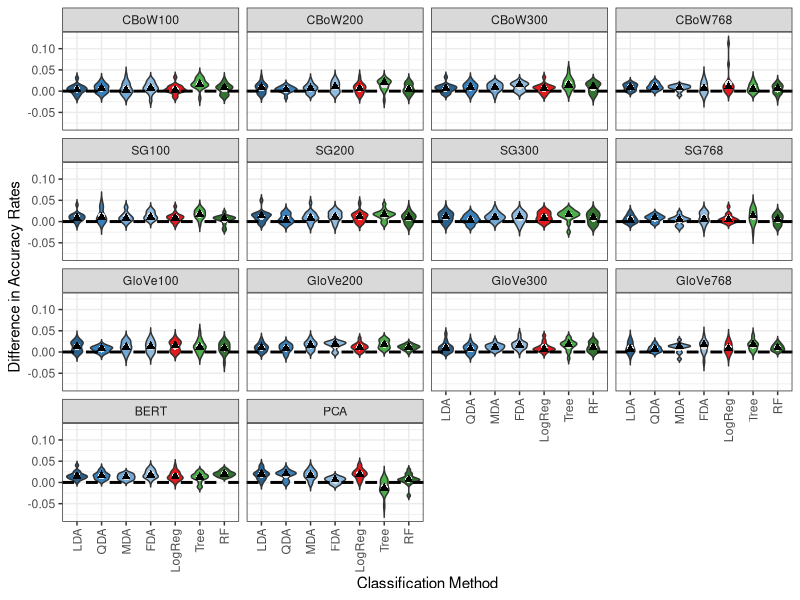
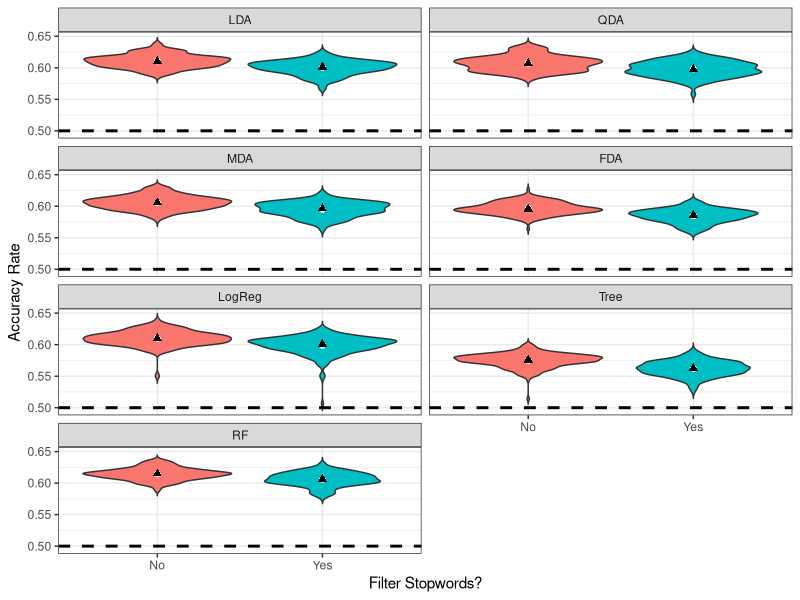
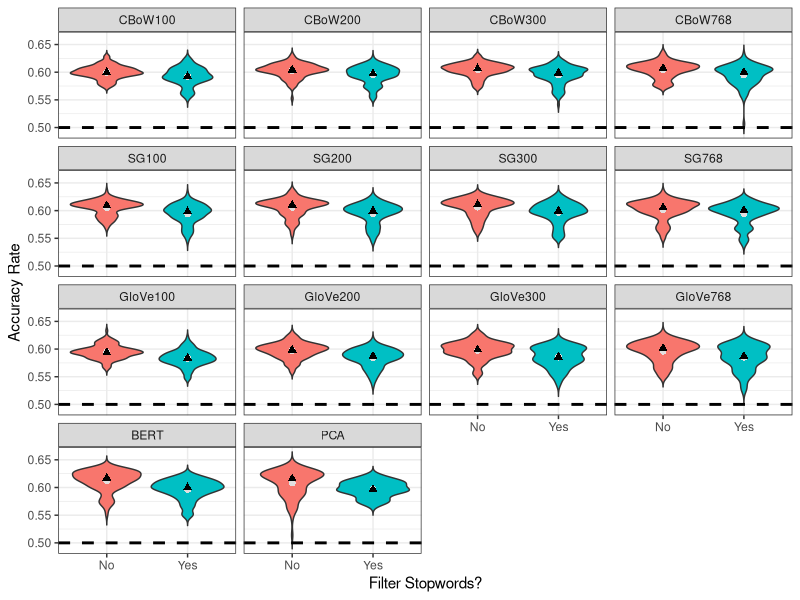
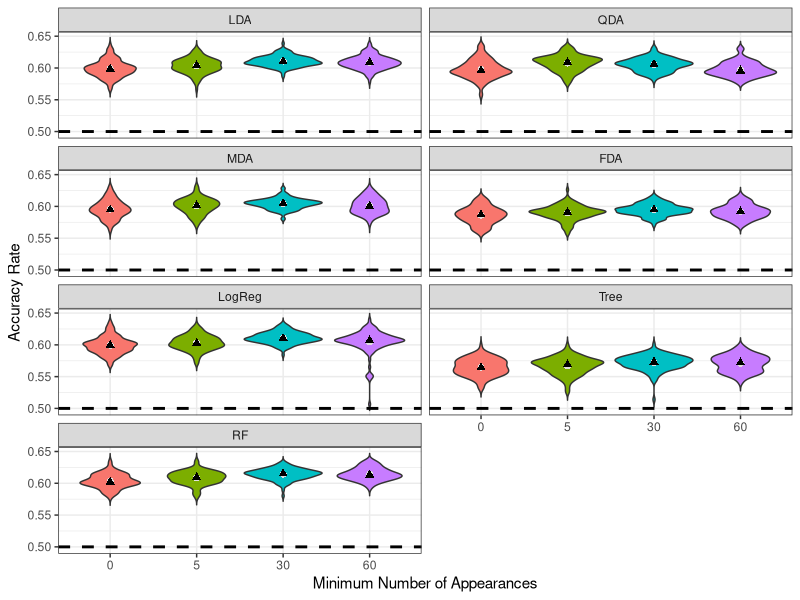
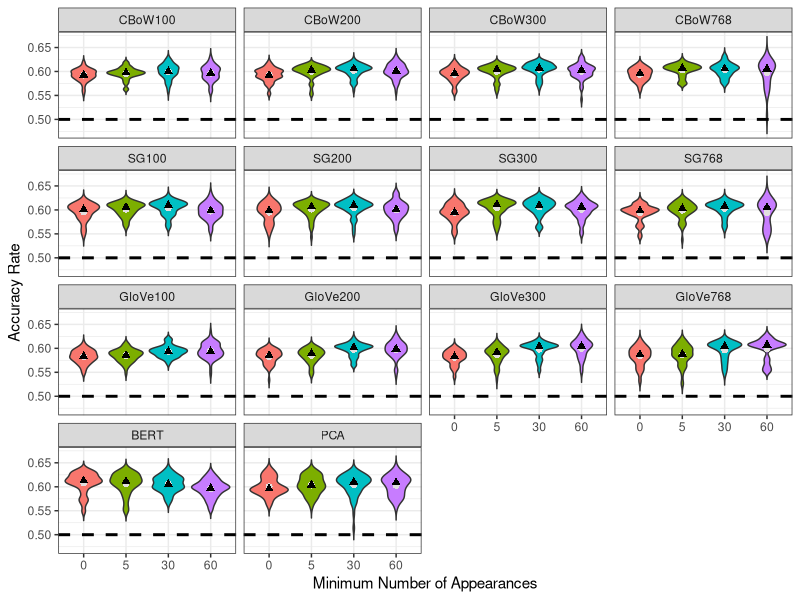
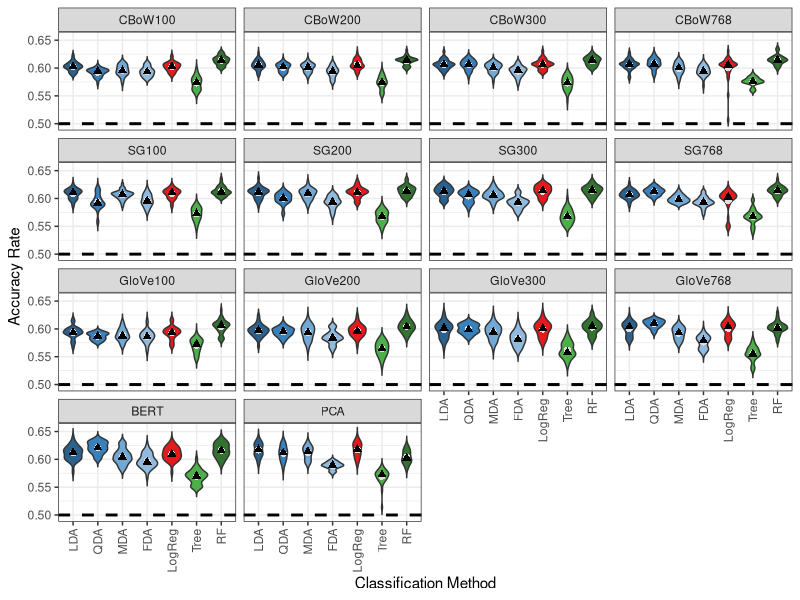
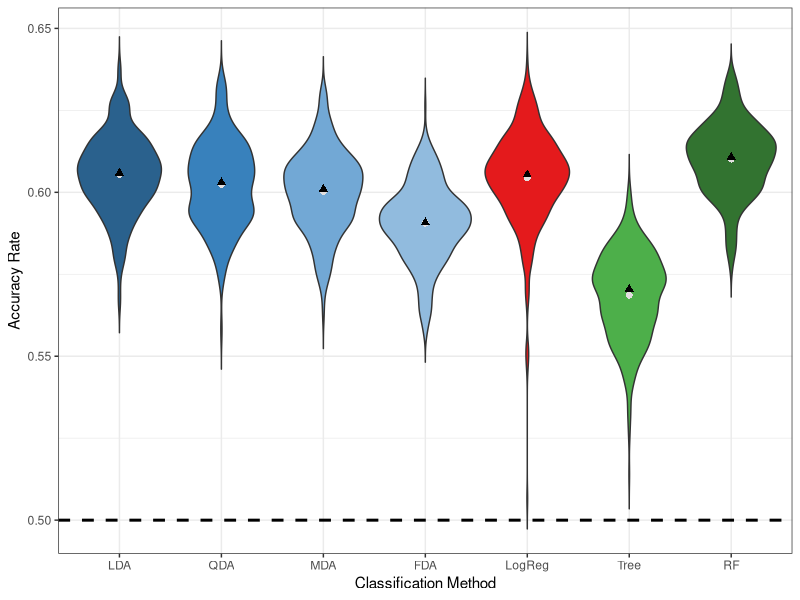
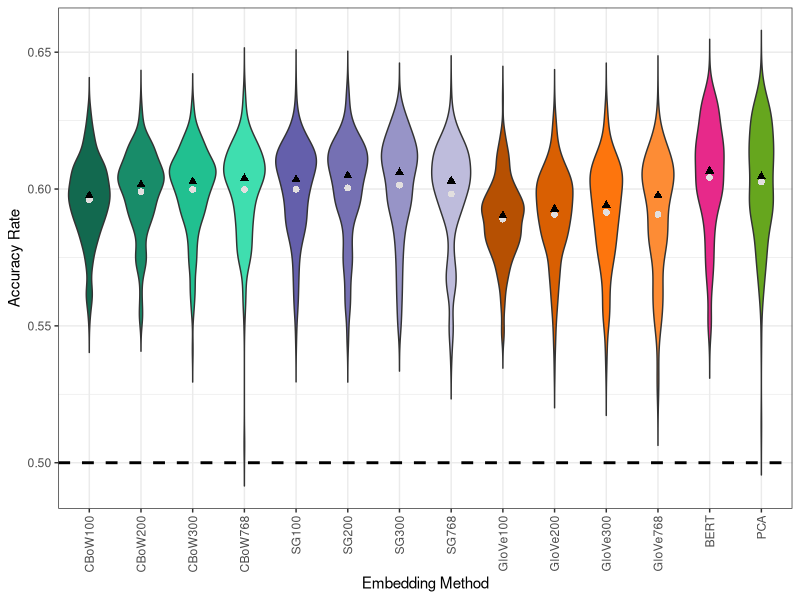

Reproduce these figures in R, in order.
## ---- chunk 1
#| echo: false
#| message: false
#| warning: false
#| cache: true
#| results: markup

library(tidyverse)

data.clean <- read_csv("data/DataCleaningR.csv")

data.filter <- data.clean %>%
  drop_na() %>%
  mutate(FilterMinAppear_F = factor(FilterMinAppear)) %>%
  rename(Sensitivity = Recall) %>%
  filter(EmbeddingMethod != "BagOfWords", EmbeddingMethod != "TF-IDF") %>%
  mutate(ClassificationMethod = str_replace_all(ClassificationMethod, pattern = "LogisticRegression", replacement = "LogReg")) %>%
  mutate(ClassificationMethod = factor(ClassificationMethod, levels = c("LDA","QDA","MDA","FDA","LogReg","Tree","RF")), EmbeddingMethod = factor(EmbeddingMethod, levels = c("CBoW100","CBoW200","CBoW300","CBoW768","SG100","SG200","SG300","SG768","GloVe100","GloVe200","GloVe300","GloVe768","BERT","PCA")))

colrs.emb <- c("#12694f","#188c69","#21c090","#3fdeaf", "#645fab","#7570b3","#9794c7","#bebcdc","#b65002","#d95f02","#fd750d","#fd8c35","#e7298a","#66a61e")
colrs.class <- c("#2a618d","#3881bc","#72a8d5","#91bbde","#e41a1c","#4daf4a","#327330")
shap.emb <- c(2, 6, 14, 17, 1, 10, 13, 16,3, 5, 0, 7, 12, 15)
shap.class <- c(15, 0, 7, 12, 1, 2, 6)
lt <- c(1,2,3,4,5,6,1,2,3,4,5,6,1,2)
ltc <- c(1,2,3,4,5,6,1)
## ---- chunk 2
#| echo: false
#| message: false
#| warning: false
#| tidy: true
#| cache: true
#| fig-height: 10
#| fig-width: 10

CES <- data.filter %>% group_by(ClassificationMethod,EmbeddingMethod,FilterStopwords) %>% 
  select(ClassificationMethod, EmbeddingMethod, FilterStopwords, Accuracy)
CES.no <- CES %>% subset(FilterStopwords == "No")
CES.yes <- CES %>% subset(FilterStopwords == "Yes")
CES.no$CES.acc.yes <- CES.yes$Accuracy
CES.new <- CES.no %>% summarize(CES.diff = Accuracy - CES.acc.yes)

CES.new %>% 
  ggplot(aes(x = ClassificationMethod, y = CES.diff, fill = ClassificationMethod)) +
  geom_violin(trim=FALSE, position = position_dodge(1))  +
  stat_summary(fun = mean, geom = "point", shape = 16, size = 2, color = '#E2DFDF') +
  stat_summary(fun = median, geom = "point", shape = 17, size = 2) +
  facet_wrap(~EmbeddingMethod,ncol = 4)+
  geom_hline(yintercept = 0, linetype = 'dashed', linewidth =1)+
  scale_fill_manual(values = colrs.class)+
  xlab("Classification Method") +
  ylab("Difference in Accuracy Rates")+
  theme_bw()+
  theme(axis.text.x = element_text(angle = 90, vjust = 0.5, hjust=1),legend.position = "none")
## ---- chunk 3
#| echo: false
#| message: false
#| warning: false
#| tidy: true
#| cache: true
#| fig-height: 10
#| fig-width: 5


data.filter %>% ggplot(aes(x = FilterStopwords, y = Accuracy, fill = FilterStopwords)) +
  geom_violin(trim=FALSE, position = position_dodge(1))  +
  stat_summary(fun = mean, geom = "point", shape = 16, size = 2, color = '#E2DFDF') +
  stat_summary(fun = median, geom = "point", shape = 17, size = 2) +
  facet_wrap(~ClassificationMethod,ncol=2)+
  geom_hline(yintercept = 0.5, linetype = 'dashed', size =1)+
  xlab("Filter Stopwords?") +
  ylab("Accuracy Rate")+
  theme_bw()+
  theme(legend.position = "none")
## ---- chunk 4
#| echo: false
#| message: false
#| warning: false
#| tidy: true
#| cache: true
#| fig-height: 10
#| fig-width: 10

data.filter %>% 
  ggplot(aes(x = FilterStopwords, y = Accuracy, fill = FilterStopwords)) +
  geom_violin(trim=FALSE, position = position_dodge(1))  +
  stat_summary(fun = mean, geom = "point", shape = 16, size = 2, color = '#E2DFDF') +
  stat_summary(fun = median, geom = "point", shape = 17, size = 2) +
  facet_wrap(~EmbeddingMethod,ncol = 4)+
  geom_hline(yintercept = 0.5, linetype = 'dashed', linewidth =1)+
  xlab("Filter Stopwords?") +
  ylab("Accuracy Rate")+
  theme_bw()+
  theme(legend.position = "none")

## ---- chunk 5
#| echo: false
#| message: false
#| warning: false
#| tidy: true
#| cache: true
#| fig-height: 10
#| fig-width: 5


data.filter %>% ggplot(aes(x = FilterMinAppear_F, y = Accuracy, fill = FilterMinAppear_F)) +
  geom_violin(trim=FALSE, position = position_dodge(1))  +
  stat_summary(fun = mean, geom = "point", shape = 16, size = 2, color = '#E2DFDF') +
  stat_summary(fun = median, geom = "point", shape = 17, size = 2) +
  facet_wrap(~ClassificationMethod,ncol = 2)+
  geom_hline(yintercept = 0.5, linetype = 'dashed', size =1)+
  xlab("Minimum Number of Appearances") +
  ylab("Accuracy Rate")+
  theme_bw()+
  theme(legend.position = "none")
## ---- chunk 6
#| echo: false
#| message: false
#| warning: false
#| tidy: true
#| cache: true
#| fig-height: 10
#| fig-width: 10


data.filter %>% 
  ggplot(aes(x = FilterMinAppear_F, y = Accuracy, fill = FilterMinAppear_F)) +
  geom_violin(trim=FALSE, position = position_dodge(1))  +
  stat_summary(fun = mean, geom = "point", shape = 16, size = 2, color = '#E2DFDF') +
  stat_summary(fun = median, geom = "point", shape = 17, size = 2) +
  facet_wrap(~EmbeddingMethod,ncol = 4)+
  geom_hline(yintercept = 0.5, linetype = 'dashed', size =1)+
  xlab("Minimum Number of Appearances") +
  ylab("Accuracy Rate")+
  theme_bw()+
  theme(legend.position = "none")
## ---- chunk 7
#| echo: false
#| message: false
#| warning: false
#| tidy: true
#| cache: true
#| fig-height: 10
#| fig-width: 10

data.filter %>% 
  ggplot(aes(x = ClassificationMethod, y = Accuracy, fill = ClassificationMethod)) +
  geom_violin(trim=FALSE, position = position_dodge(1))  +
  facet_wrap(~EmbeddingMethod, ncol=4)+
  geom_hline(yintercept = 0.5, linetype = 'dashed', size =1)+
  stat_summary(fun = mean, geom = "point", shape = 16, size = 2, color = '#E2DFDF') +
  stat_summary(fun = median, geom = "point", shape = 17, size = 2) +
  scale_fill_manual(values = colrs.class) +
  xlab("Classification Method") +
  ylab("Accuracy Rate")+
  theme_bw()+
  theme(axis.text.x = element_text(angle = 90, vjust = 0.5, hjust=1), legend.position = "none")
## ---- chunk 8
#| echo: false
#| message: false
#| warning: false
#| tidy: true
#| cache: true

data.filter %>% 
  ggplot(aes(x = ClassificationMethod, y = Accuracy, fill = ClassificationMethod)) +
   geom_violin(trim=FALSE) +
   stat_summary(fun = mean, geom = "point", shape = 16, size = 2, color = '#E2DFDF') +
  stat_summary(fun = median, geom = "point", shape = 17, size = 2) +
  geom_hline(yintercept = 0.5, linetype = 'dashed', size =1)+
  scale_fill_manual(values = colrs.class)+
  theme_bw()+
  theme(legend.position = "none") +
  xlab("Classification Method") +
  ylab("Accuracy Rate")
## ---- chunk 9
#| echo: false
#| message: false
#| warning: false
#| tidy: true
#| cache: true

data.filter %>% ggplot(aes(x = EmbeddingMethod, y = Accuracy, fill = EmbeddingMethod)) +
   geom_violin(trim=FALSE) +
   stat_summary(fun = mean, geom = "point", shape = 16, size = 2, color = '#E2DFDF') +
  stat_summary(fun = median, geom = "point", shape = 17, size = 2) +
  geom_hline(yintercept = 0.5, linetype = 'dashed', size =1)+
  scale_fill_manual(values = colrs.emb)+
  theme_bw()+
  theme(axis.text.x = element_text(angle = 90, vjust = 0.5, hjust=1), legend.position = "none")+
  xlab("Embedding Method") +
  ylab("Accuracy Rate")
## ---- chunk 10
#| echo: false
#| message: false
#| warning: false
#| tidy: true
#| cache: true

data.filter %>% ggplot(aes(x = FilterStopwords, y = Accuracy, fill = FilterStopwords)) +
  geom_violin(trim=FALSE) +
   stat_summary(fun = mean, geom = "point", shape = 16, size = 2, color = '#E2DFDF') +
  stat_summary(fun = median, geom = "point", shape = 17, size = 2) +
  geom_hline(yintercept = 0.5, linetype = 'dashed', size =1)+
  theme_bw()+
  theme(legend.position = "none")+
  xlab("Filtering Stop Words?") +
  ylab("Accuracy Rate")
## ---- chunk 11
#| echo: false
#| message: false
#| warning: false
#| tidy: true
#| cache: true

data.filter %>% ggplot(aes(x = FilterMinAppear_F, y = Accuracy, fill = FilterMinAppear_F)) +
  geom_violin(trim=FALSE) +
  stat_summary(fun = mean, geom = "point", shape = 16, size = 2, color = '#E2DFDF') +
  stat_summary(fun = median, geom = "point", shape = 17, size = 2) +
  geom_hline(yintercept = 0.5, linetype = 'dashed', size =1)+
  theme_bw()+
  theme(legend.position = "none")+
  xlab("Minimum Number of Appearances") +
  ylab("Accuracy Rate")
## ---- chunk 12
#| echo: false
#| message: false
#| warning: false
#| tidy: true
#| cache: true

data.filter %>% ggplot(aes(x = FilterNumbers, y = Accuracy, fill = FilterNumbers)) +
  geom_violin(trim=FALSE) +
  stat_summary(fun = mean, geom = "point", shape = 16, size = 2, color = '#E2DFDF') +
  stat_summary(fun = median, geom = "point", shape = 17, size = 2) +
  geom_hline(yintercept = 0.5, linetype = 'dashed', size =1)+
  xlab("Filter Numbers?") +
  ylab("Accuracy Rate")+
  theme_bw()+
  theme(legend.position = "none")
## ---- chunk 13
#| echo: false
#| message: false
#| warning: false
#| tidy: true
#| cache: true
#| fig-height: 10
#| fig-width: 10

CEF.prec <- data.filter %>% group_by(ClassificationMethod,EmbeddingMethod,FilterMinAppear_F) %>% 
  summarize(CEF.means = mean(Precision))

CEF.prec$ClassificationMethod <- gsub("LogReg", "G", CEF.prec$ClassificationMethod)
CEF.prec$ClassificationMethod <- gsub("LDA", "L", CEF.prec$ClassificationMethod)
CEF.prec$ClassificationMethod <- gsub("QDA", "Q", CEF.prec$ClassificationMethod)
CEF.prec$ClassificationMethod <- gsub("MDA", "M", CEF.prec$ClassificationMethod)
CEF.prec$ClassificationMethod <- gsub("FDA", "F", CEF.prec$ClassificationMethod)
CEF.prec$ClassificationMethod <- gsub("Tree", "T", CEF.prec$ClassificationMethod)
CEF.prec$ClassificationMethod <- gsub("RF", "R", CEF.prec$ClassificationMethod)
CEF.prec$ClassificationMethod <- factor(CEF.prec$ClassificationMethod, levels = c("L","Q","M","F","G","T","R"))

CEF.prec %>% ggplot() + aes(x = EmbeddingMethod, y=CEF.means, color = ClassificationMethod) + 
  geom_text(aes(label = ClassificationMethod)) +
  facet_wrap(~FilterMinAppear_F, ncol = 2)+
  geom_hline(yintercept = 0.5, linetype = 'dashed', size =1)+
  scale_color_manual(values = colrs.class)+
  xlab("Embedding Method") +
  ylab("Precision Rate")+
  theme_bw()+
  theme(axis.text.x = element_text(angle = 90, vjust = 0.5, hjust=1), legend.position = "none")
## ---- chunk 14
#| echo: false
#| message: false
#| warning: false
#| tidy: true
#| cache: true
#| fig-height: 10
#| fig-width: 10

CES.prec <- data.filter %>% group_by(ClassificationMethod,EmbeddingMethod,FilterStopwords) %>% 
  select(ClassificationMethod, EmbeddingMethod, FilterStopwords, Precision)
CES.prec.no <- CES.prec %>% subset(FilterStopwords == "No")
CES.prec.yes <- CES.prec %>% subset(FilterStopwords == "Yes")
CES.prec.no$CES.prec.yes <- CES.prec.yes$Precision
CES.prec.new <- CES.prec.no %>% summarize(CES.diff = Precision - CES.prec.yes)

CES.prec.new %>% 
  ggplot(aes(x = ClassificationMethod, y = CES.diff, fill = ClassificationMethod)) +
  geom_violin(trim=FALSE, position = position_dodge(1))  +
  stat_summary(fun = mean, geom = "point", shape = 16, size = 2, color = '#E2DFDF') +
  stat_summary(fun = median, geom = "point", shape = 17, size = 2) +
  facet_wrap(~EmbeddingMethod,ncol = 4)+
  geom_hline(yintercept = 0, linetype = 'dashed', linewidth =1)+
  scale_fill_manual(values = colrs.class)+
  xlab("Classification Method") +
  ylab("Precision Rate")+
  theme_bw()+
  theme(axis.text.x = element_text(angle = 90, vjust = 0.5, hjust=1),legend.position = "none")
## ---- chunk 15
#| echo: false
#| message: false
#| warning: false
#| tidy: true
#| cache: true
#| fig-height: 10
#| fig-width: 5

data.filter %>% ggplot(aes(x = FilterStopwords, y = Precision, fill = FilterStopwords)) +
  geom_violin(trim=FALSE, position = position_dodge(1))  +
  stat_summary(fun = mean, geom = "point", shape = 16, size = 2, color = '#E2DFDF') +
  stat_summary(fun = median, geom = "point", shape = 17, size = 2) +
  facet_wrap(~ClassificationMethod, ncol=2)+
  geom_hline(yintercept = 0.5, linetype = 'dashed', size =1)+
  xlab("Filter Stop Words?") +
  ylab("Precision Rate")+
  theme_bw()+
  theme(legend.position = "none")

## ---- chunk 16
#| echo: false
#| message: false
#| warning: false
#| tidy: true
#| cache: true
#| fig-height: 10
#| fig-width: 10

data.filter %>%
  ggplot(aes(x = FilterStopwords, y = Precision, fill = FilterStopwords)) +
  geom_violin(trim=FALSE, position = position_dodge(1))  +
  stat_summary(fun = mean, geom = "point", shape = 16, size = 2, color = '#E2DFDF') +
  stat_summary(fun = median, geom = "point", shape = 17, size = 2) +
  facet_wrap(~EmbeddingMethod, ncol=4)+
  geom_hline(yintercept = 0.5, linetype = 'dashed', size =1)+
  xlab("Filter Stop Words?") +
  ylab("Precision Rate")+
  theme_bw()+
  theme(legend.position = "none")

## ---- chunk 17
#| echo: false
#| message: false
#| warning: false
#| tidy: true
#| cache: true
#| fig-height: 10
#| fig-width: 5

data.filter %>% ggplot(aes(x = FilterNumbers, y = Precision, fill = FilterNumbers)) +
  geom_violin(trim=FALSE, position = position_dodge(1))  +
  stat_summary(fun = mean, geom = "point", shape = 16, size = 2, color = '#E2DFDF') +
  stat_summary(fun = median, geom = "point", shape = 17, size = 2) +
  facet_wrap(~ClassificationMethod, ncol=2)+
  geom_hline(yintercept = 0.5, linetype = 'dashed', size =1)+
  xlab("Filter Numbers?") +
  ylab("Precision Rate")+
  theme_bw()+
  theme(legend.position = "none")

## ---- chunk 18
#| echo: false
#| message: false
#| warning: false
#| tidy: true
#| cache: true
#| fig-height: 10
#| fig-width: 10

data.filter %>%
  ggplot(aes(x = FilterNumbers, y = Precision, fill = FilterNumbers)) +
  geom_violin(trim=FALSE, position = position_dodge(1))  +
  stat_summary(fun = mean, geom = "point", shape = 16, size = 2, color = '#E2DFDF') +
  stat_summary(fun = median, geom = "point", shape = 17, size = 2) +
  facet_wrap(~EmbeddingMethod, ncol=4)+
  geom_hline(yintercept = 0.5, linetype = 'dashed', size =1)+
  xlab("Filter Numbers?") +
  ylab("Precision Rate")+
  theme_bw()+
  theme(legend.position = "none") 
## ---- chunk 19
#| echo: false
#| message: false
#| warning: false
#| tidy: true
#| cache: true
#| fig-height: 10
#| fig-width: 5

data.filter %>% ggplot(aes(x = FilterMinAppear_F, y = Precision, fill = FilterMinAppear_F)) +
  geom_violin(trim=FALSE, position = position_dodge(1))  +
  stat_summary(fun = mean, geom = "point", shape = 16, size = 2, color = '#E2DFDF') +
  stat_summary(fun = median, geom = "point", shape = 17, size = 2) +
  facet_wrap(~ClassificationMethod,ncol = 2)+
  geom_hline(yintercept = 0.5, linetype = 'dashed', size =1)+
  xlab("Minimum Number of Appearances") +
  ylab("Precision Rate")+
  theme_bw()+
  theme(legend.position = "none")
## ---- chunk 20
#| echo: false
#| message: false
#| warning: false
#| tidy: true
#| cache: true
#| fig-height: 10
#| fig-width: 10

data.filter %>%
  ggplot(aes(x = FilterMinAppear_F, y = Precision, fill = FilterMinAppear_F)) +
  geom_violin(trim=FALSE, position = position_dodge(1))  +
  stat_summary(fun = mean, geom = "point", shape = 16, size = 2, color = '#E2DFDF') +
  stat_summary(fun = median, geom = "point", shape = 17, size = 2) +
  facet_wrap(~EmbeddingMethod,ncol = 4)+
  geom_hline(yintercept = 0.5, linetype = 'dashed', size =1)+
  xlab("Minimum Number of Appearances") +
  ylab("Precision Rate")+
  theme_bw()+
  theme(legend.position = "none") 
## ---- chunk 21
#| echo: false
#| message: false
#| warning: false
#| tidy: true
#| cache: true
#| fig-height: 10
#| fig-width: 10

data.filter %>% 
  ggplot(aes(x = ClassificationMethod, y = Precision, fill = ClassificationMethod)) +
  geom_violin(trim=FALSE, position = position_dodge(1))  +
  stat_summary(fun = mean, geom = "point", shape = 16, size = 2, color = '#E2DFDF') +
  stat_summary(fun = median, geom = "point", shape = 17, size = 2) +
  facet_wrap(~EmbeddingMethod, ncol=4)+
  geom_hline(yintercept = 0.5, linetype = 'dashed', size =1)+
  scale_fill_manual(values = colrs.class) +
  xlab("Embedding Method") +
  ylab("Precision Rate")+
  theme_bw()+
  theme(axis.text.x = element_text(angle = 90, vjust = 0.5, hjust=1), legend.position = "none")
## ---- chunk 22
#| echo: false
#| message: false
#| warning: false
#| tidy: true
#| cache: true
#| fig-height: 10
#| fig-width: 10

data.filter %>% 
  ggplot(aes(x = ClassificationMethod, y = Precision, fill = ClassificationMethod)) +
   geom_violin(trim=FALSE) +
   stat_summary(fun = mean, geom = "point", shape = 16, size = 2, color = '#E2DFDF') +
  stat_summary(fun = median, geom = "point", shape = 17, size = 2) +
  geom_hline(yintercept = 0.5, linetype = 'dashed', size =1)+
  scale_fill_manual(values = colrs.class)+
  theme_bw()+
  theme(legend.position = "none") +
  xlab("Classification Method") +
  ylab("Precision Rate")
## ---- chunk 23
#| echo: false
#| message: false
#| warning: false
#| tidy: true
#| cache: true
#| fig-height: 10
#| fig-width: 10

data.filter %>% ggplot(aes(x = EmbeddingMethod, y = Precision, fill = EmbeddingMethod)) +
   geom_violin(trim=FALSE) +
   stat_summary(fun = mean, geom = "point", shape = 16, size = 2, color = '#E2DFDF') +
  stat_summary(fun = median, geom = "point", shape = 17, size = 2) +
  geom_hline(yintercept = 0.5, linetype = 'dashed', size =1)+
  scale_fill_manual(values = colrs.emb)+
  theme_bw()+
  theme(axis.text.x = element_text(angle = 90, vjust = 0.5, hjust=1), legend.position = "none")+
  xlab("Embedding Method") +
  ylab("Precision Rate")
## ---- chunk 24
#| echo: false
#| message: false
#| warning: false
#| tidy: true
#| cache: true
#| fig-height: 10
#| fig-width: 10

data.filter %>% ggplot(aes(x = FilterStopwords, y = Precision, fill = FilterStopwords)) +
  geom_violin(trim=FALSE) +
  stat_summary(fun = mean, geom = "point", shape = 16, size = 2, color = '#E2DFDF') +
  stat_summary(fun = median, geom = "point", shape = 17, size = 2) +
  geom_hline(yintercept = 0.5, linetype = 'dashed', size =1)+
  theme_bw()+
  theme(legend.position = "none") +
  xlab("Filter Stop Words?") +
  ylab("Precision Rate")
## ---- chunk 25
#| echo: false
#| message: false
#| warning: false
#| tidy: true
#| cache: true
#| fig-height: 10
#| fig-width: 10

data.filter %>% ggplot(aes(x = FilterMinAppear_F, y = Precision, fill = FilterMinAppear_F)) +
  geom_violin(trim=FALSE) +
  stat_summary(fun = mean, geom = "point", shape = 16, size = 2, color = '#E2DFDF') +
  stat_summary(fun = median, geom = "point", shape = 17, size = 2) +
  geom_hline(yintercept = 0.5, linetype = 'dashed', size =1)+
  theme_bw()+
  theme(legend.position = "none") +
  xlab("Minimum Number of Appearances") +
  ylab("Precision Rate")
## ---- chunk 26
#| echo: false
#| message: false
#| warning: false
#| tidy: true
#| cache: true
#| fig-height: 10
#| fig-width: 10

data.filter %>% ggplot(aes(x = ConvertLower, y = Precision, fill = ConvertLower)) +
  geom_violin(trim=FALSE) +
  stat_summary(fun = mean, geom = "point", shape = 16, size = 2, color = '#E2DFDF') +
  stat_summary(fun = median, geom = "point", shape = 17, size = 2) +
  geom_hline(yintercept = 0.5, linetype = 'dashed', size =1)+
  theme_bw()+
  theme(legend.position = "none") +
  xlab("Convert Lower?") +
  ylab("Precision Rate")
